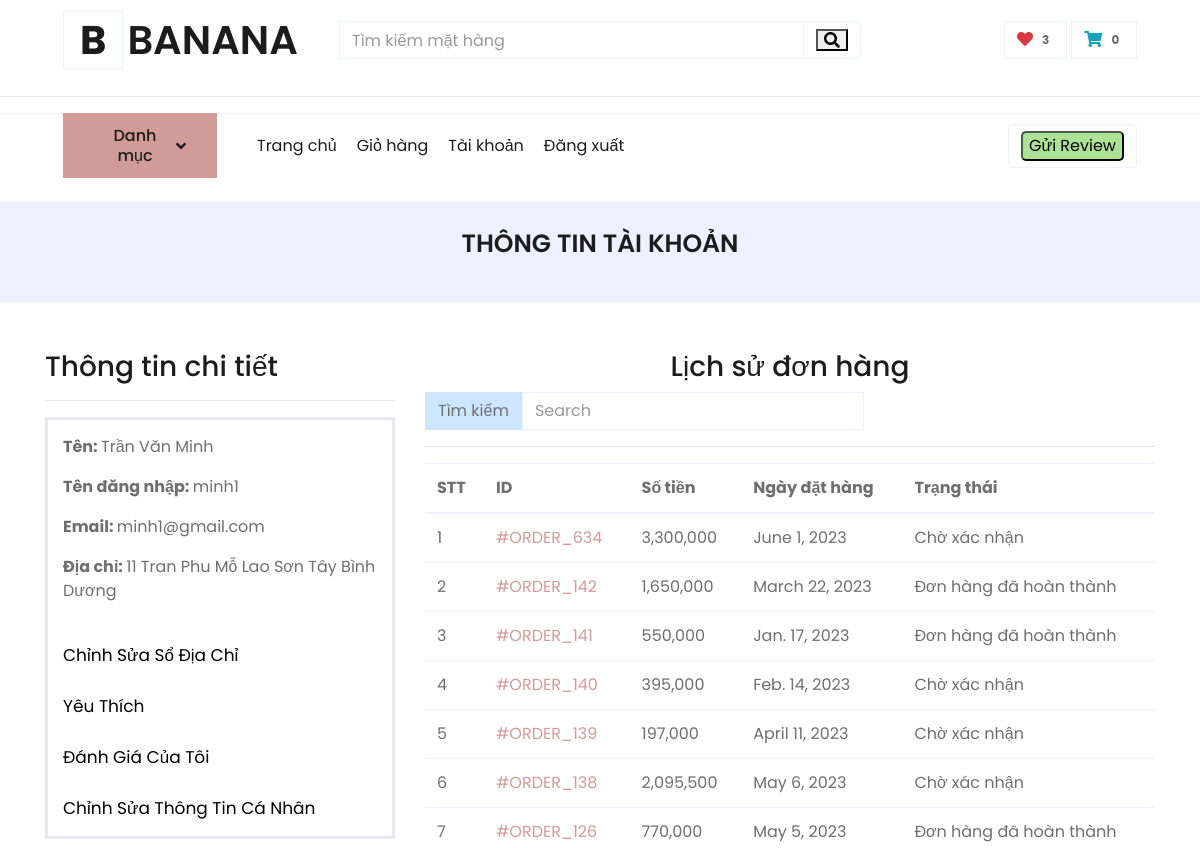
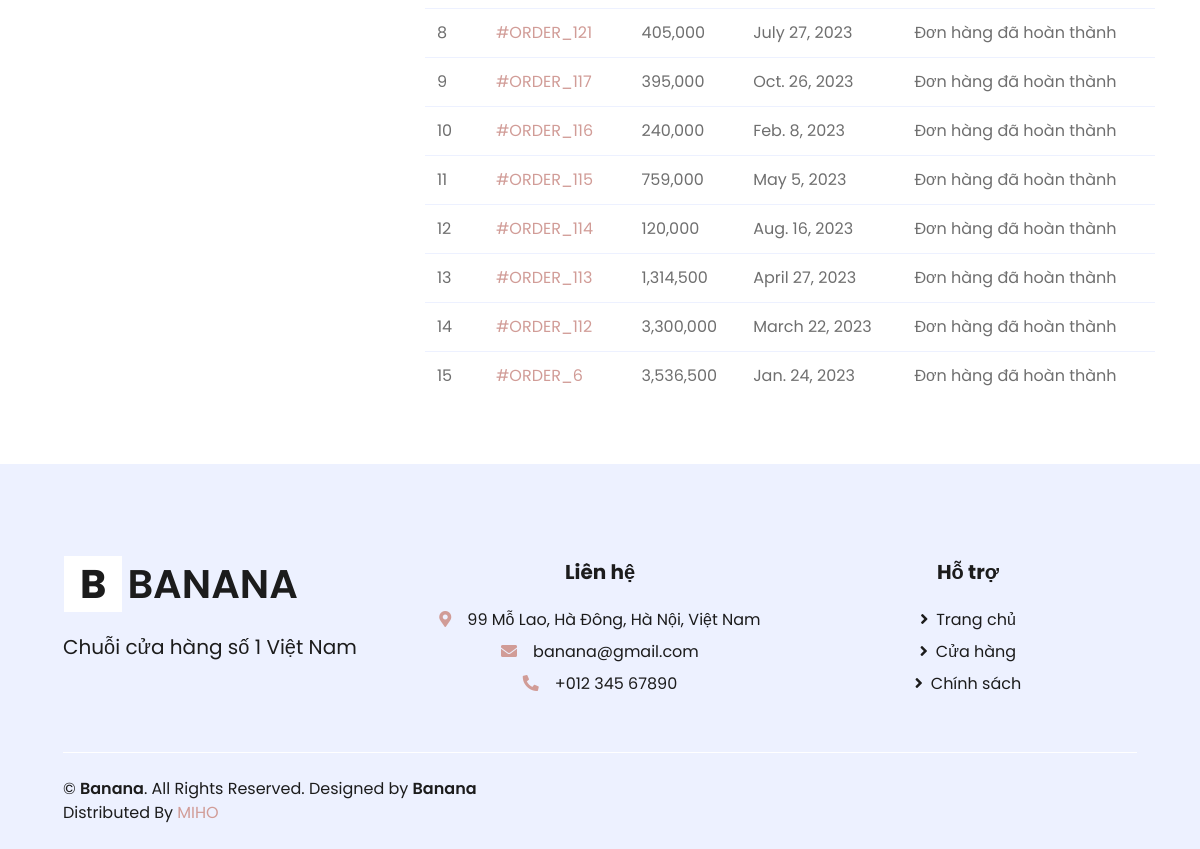
The page /profile/ (signed in) on the database as committed earlier (2 pictures, top to bottom).
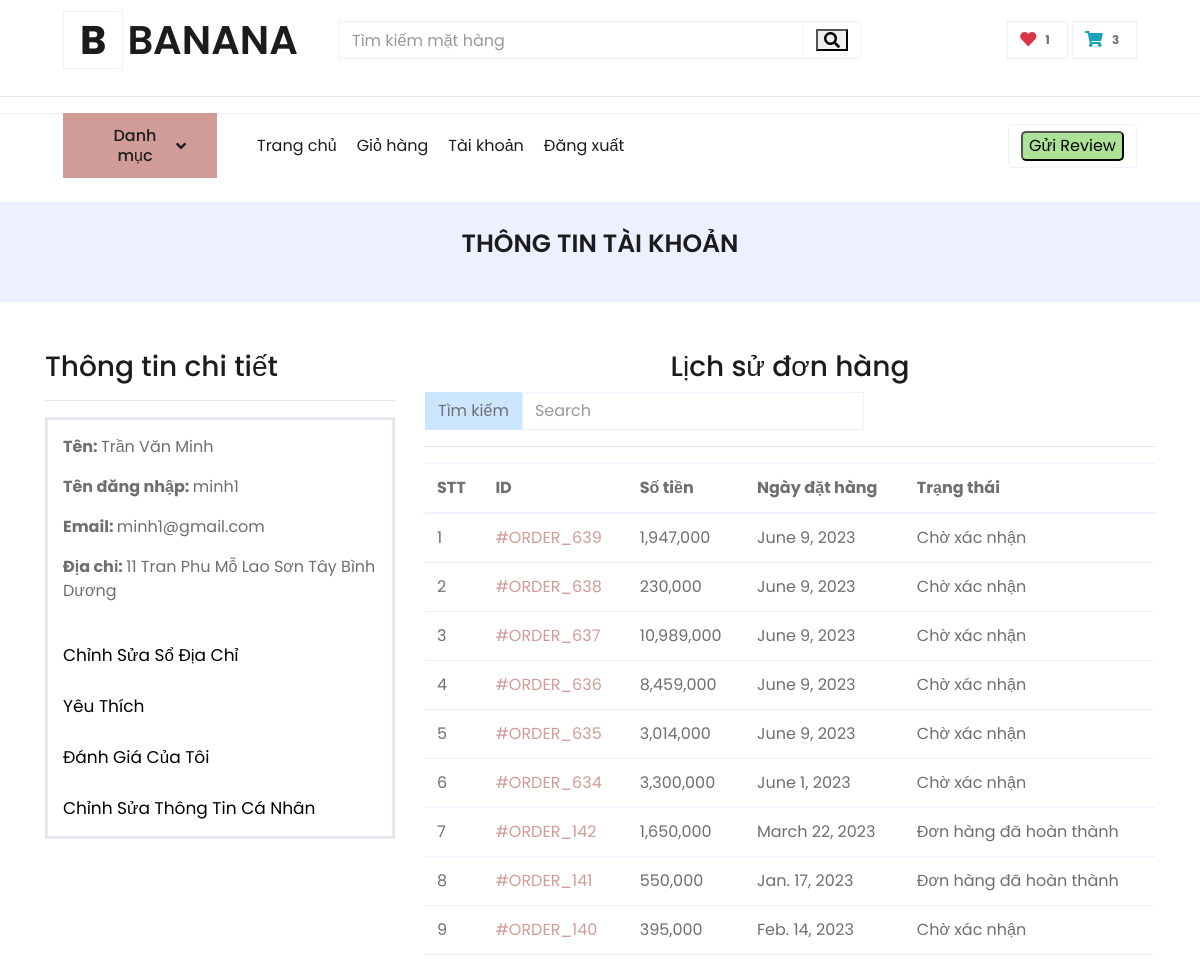
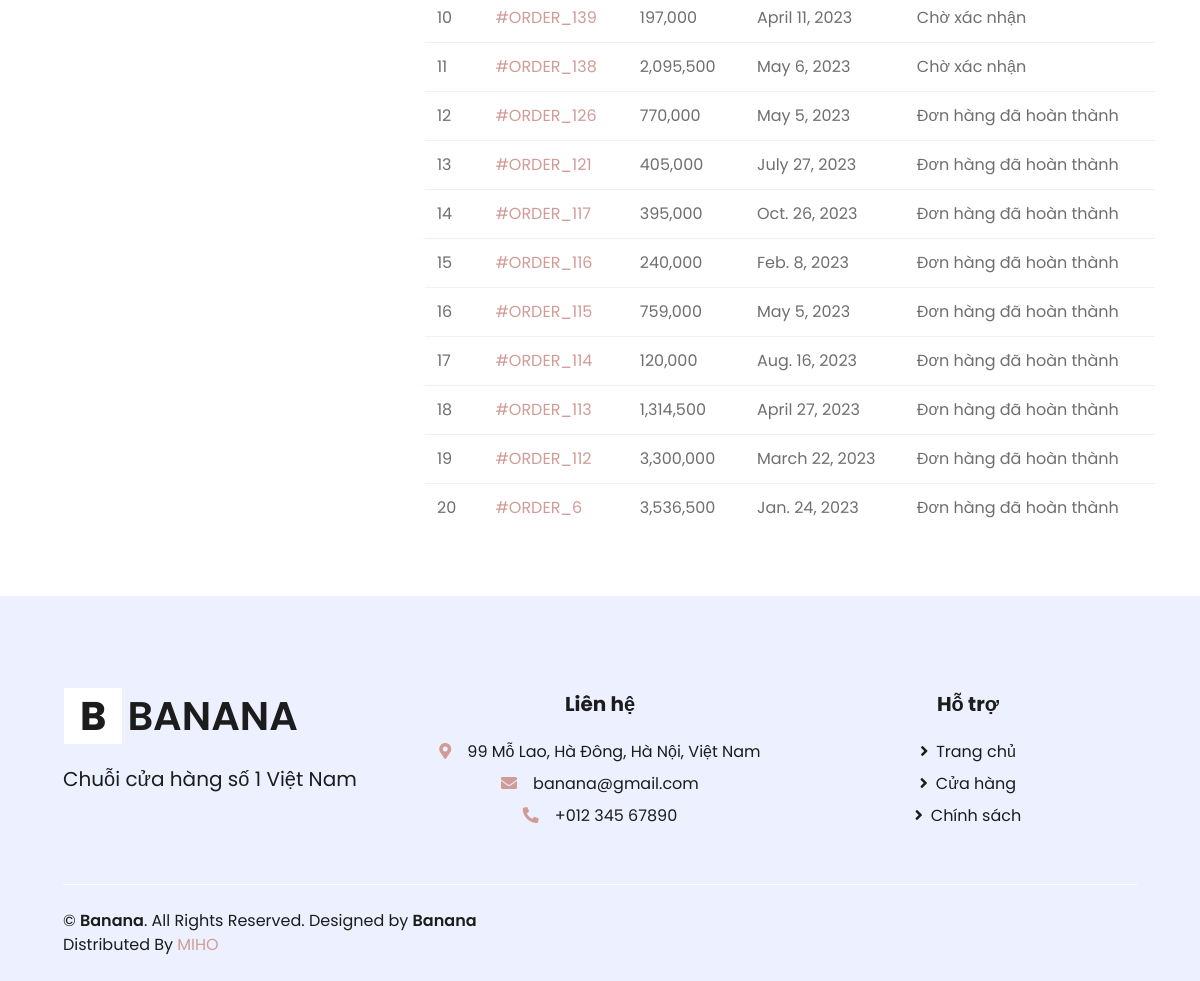
The same page on the database as committed later (2 pictures, top to bottom).
### ecomapp/models.py (models this page shows, shortened)
class Account(models.Model):
    id = models.AutoField(db_column='ID', primary_key=True)  # Field name made lowercase.
    user = models.OneToOneField(User, on_delete=models.CASCADE,  null=True)
    date_create = models.DateField(db_column='Date_created', blank=True, null=True)
    class Meta:
        db_table = 'account'

class Users(models.Model):
    id = models.AutoField(db_column='ID', primary_key=True)  # Field name made lowercase.
    dateofbirth = models.DateField(db_column='DateOfBirth', blank=True, null=True)  # Field name made lowercase.
    gender = models.CharField(db_column='Gender', max_length=255, blank=True, null=True)  # Field name made lowercase.
    accountid = models.OneToOneField('Account', models.CASCADE, db_column='AccountID', blank=True, null=True)
    contactinfoid = models.OneToOneField('ContactInfo', models.CASCADE, db_column='ContactInfoID', blank=True, null=True)
    fullnameid = models.OneToOneField('FullName', models.CASCADE, db_column='FullNameID', blank=True, null=True)
    addressid = models.OneToOneField('Address', models.CASCADE, db_column='AddressID', blank=True, null=True)
    is_active = models.BooleanField(db_column='IsAcitve', default= True)
    class Meta:
        db_table = 'users'

class Customer(models.Model):
        id = models.AutoField(db_column='ID', primary_key=True)  # Field name made lowercase.
        userid = models.OneToOneField("Users", models.CASCADE, db_column='CustomerID', blank=True, null=True)
        typecustomer = models.CharField(db_column='TypeCustomer', max_length=255, blank=True, null=True)
        class Meta:
            db_table = 'customer'
        @property
        def count_item_cart(self):
            if Shoppingcart.objects.filter(customerid = self.id) ==None:
                return 0
            else:
                cart = Shoppingcart.objects.get(customerid = self.id)
                count = 0
                if Cartline.objects.filter(shoppingcartid  =cart) ==  None:
                    return 0
                else:
                    cartlinelist = Cartline.objects.filter(shoppingcartid  =cart)
                    for cartline in cartlinelist:
                        count+=1
                    return count
        @property
        def count_wishline(self):
            if Wishlist.objects.filter(customerid = self.id) ==None:
                return 0
            else:
                wishlist = Wishlist.objects.get(customerid = self.id)
                count = 0
                if Wishlistline.objects.filter(wishlistid  = wishlist) ==  None:
                    return 0
                else:
                    wishlinelist = Wishlistline.objects.filter(wishlistid  =wishlist)
                    for wishline in wishlinelist:
                        count+=1
                    return count

class Wishlist(models.Model):
    id = models.AutoField(db_column='ID', primary_key=True)  # Field name made lowercase.
    customerid = models.ForeignKey(Customer, models.CASCADE, db_column='CustomerID')  # Field name made lowercase.
    class Meta:
        db_table = 'wishlist'

class Shoppingcart(models.Model):
    id = models.AutoField(db_column='ID', primary_key=True)  # Field name made lowercase.
    customerid = models.ForeignKey(Customer, models.CASCADE, db_column='CustomerID')  # Field name made lowercase.
    class Meta:
        db_table = 'shoppingcart'

class Order(models.Model):
    id = models.AutoField(db_column='ID', primary_key=True)  # Field name made lowercase.
    paymentid = models.ForeignKey('Payment', models.CASCADE, db_column='PaymentID')  # Field name made lowercase.
    customerid = models.ForeignKey(Customer, models.CASCADE, db_column='CustomerID')  # Field name made lowercase.
    shippingaddressid = models.ForeignKey('Shippingaddress', models.CASCADE, db_column='ShippingAddressID',blank=True, null=True)
    time = models.DateField(db_column='Time', blank=True, null=True)  # Field name made lowercase.
    status = models.CharField(db_column='Status', max_length=255, blank=True, null=True)  # Field name made lowercase.
    date_shipping = models.DateField(db_column='DateShipping', blank=True, null=True)
    delayshipnote = models.CharField(db_column='DelayShipNote', max_length=255, blank=True, null=True)
    shippingmethod = models.CharField(db_column='ShippingMethod', max_length=255, blank=True, null=True)
    class Meta:
        db_table = 'order'
    @property
    def cost_all_items(self):
        sum = 0
        for orderitem in Orderitem.objects.filter(orderid__id = self.id):
            sum += orderitem.count * orderitem.itemid.price
        return sum
    @property
    def cost_shipping(self):
        costship = 0
        if self.cost_all_items >= 500000:
            costship  = 0
        else:
            if self.shippingmethod =='Fast':
                costship  = 20000
            elif self.shippingmethod =='Normal':
                costship =  10000
        return costship
    @property
    def total(self):
        sum = self.cost_all_items+ self.cost_shipping
        return sum

class Orderitem(models.Model):
    id = models.AutoField(db_column='ID', primary_key=True)
    orderid = models.ForeignKey("Order", models.CASCADE, db_column='OrderID')  # Field name made lowercase.
    count = models.IntegerField(blank=True, null=True)
    itemid = models.ForeignKey(Item, models.CASCADE, db_column='ItemID')  # Field name made lowercase.
    class Meta:
        db_table = 'orderitem'

class Item(models.Model):
    id = models.AutoField(db_column='ID', primary_key=True)  # Field name made lowercase.
    productid = models.ForeignKey('Product', models.CASCADE, db_column='ProductID')  # Field name made lowercase.
    price_import = models.IntegerField(db_column='Price_import', blank=True, null=True)  # Field name made lowercase.
    price = models.IntegerField(db_column='Price', blank=True, null=True)  # Field name made lowercase.
    description = models.CharField(db_column='Description', max_length=2000, blank=True, null=True)  # Field name made lowercase.
    slug = models.SlugField(unique=True)
    image = models.ImageField(upload_to="products/images/")
    isUpload = models.BooleanField(default=False)
    class Meta:
        db_table = 'item'

### ecomapp/views.py (the view)
# urls.py: path("profile/", CustomerProfileView.as_view(), name="customerprofile"),
class CustomerProfileView(TemplateView):
    template_name = "customerprofile.html"
    def dispatch(self, request, *args, **kwargs):
        if request.user.is_authenticated and Customer.objects.filter(userid__accountid__user = request.user).exists():
            pass
        else:
            return redirect("/login/?next=/profile/")
        return super().dispatch(request, *args, **kwargs)
    def get_context_data(self, **kwargs):
        context = super().get_context_data(**kwargs)
        kw = self.request.GET.get("keyword")
        customer = Customer.objects.get(userid__accountid = self.request.user.account)
        context['customer'] = customer
        if kw is not None:
            orders = Order.objects.filter (Q(id__icontains=kw))
        else:
            orders = Order.objects.filter(customerid=customer).order_by("-id")
        context["orders"] = orders
        return context

### ecomapp/models.py (called while the page is built)
    @property
    def address(self):
        return f"{self.description} {self.street} {self.subdistrict} {self.district} {self.city}"

    @property
    def fullname(self):
        return f"{self.firstname} {self.middlename} {self.lastname}"

### templates/customerprofile.html (shortened to what this page needs)
{% extends 'base.html' %}
{% load humanize %}
{% block content %}
<div class="container-fluid bg-secondary mb-5">
        <div class="d-flex flex-column align-items-center justify-content-center" style="min-height: 100px">
             <h1 class="font-weight-semi-bold text-uppercase mb-3" style = "font-size: 25px">Thông tin tài khoản</h1>
        </div>
</div>
<div class="container">
    <div class="row">
        <div class="col-md-4">
            <h3>Thông tin chi tiết</h3>
            <hr>
            <div  style = "padding : 15px;  border-style: solid; border-color: #E8E6F0;">
            <p><span class="font-weight-bold">Tên: </span> {{customer.userid.fullnameid.fullname}}</p>
            <p><span class="font-weight-bold">Tên đăng nhập: </span> {{customer.userid.accountid.user.username}}</p>
            <p><span class="font-weight-bold">Email: </span> {{customer.userid.contactinfoid.email}}</p>
            <p><span class="font-weight-bold">Địa chỉ: </span> {{customer.userid.addressid.address}}</p>
            <br>
            <div style ="color: blue; font-size: 17px">
                <a href = "{% url 'ecomapp:shippingaddresslist' customer.id %}"  style ="color: black;">Chỉnh Sửa Sổ Địa Chỉ</a>
                <br>
                <br>
                <a href = "{% url 'ecomapp:wishlist' %} " style ="color: black;">Yêu Thích</a>
                <br>
                <br>
                <a href = "{% url 'ecomapp:reviewlist' %}" style ="color: black;">Đánh Giá Của Tôi</a>
                <br>
                <br>
                <a href = "{% url 'ecomapp:editprofile' customer.userid.id %}" style ="color: black;">Chỉnh Sửa Thông Tin Cá Nhân</a>
            </div>
        </div>
        </div>
        <div class="col-md-8">
            <div style = "text-align:center;">
            <h3>Lịch sử đơn hàng</h3>
            </div>
            <form class="form-inline my-2 my-lg-0" action="" method="GET">
                <button class="btn my-2 my-sm-0" type="submit" style="background-color: #cce6ff">Tìm kiếm</button>
                <input name="keyword" class="form-control mr-sm-2" type="search" placeholder="Search"
                    aria-label="Search" required>
            </form>
            <hr>
            <table class="table">
                <thead>
                    <tr>
                        <th>STT</th>
                        <th>ID</th>
                        <th>Số tiền</th>
                        <th>Ngày đặt hàng</th>
                        <th>Trạng thái</th>
                    </tr>
                </thead>
                <tbody>
                    {% for ord in orders %}
                    <tr>
                        <td>{{forloop.counter}}</td>
                        <td><a href="{% url 'ecomapp:customerorderdetail' ord.pk %}"> #ORDER_{{ord.id}}</a></td>
                        <td>{{ord.total |intcomma}}</td>
                        <td>{{ord.time}}</td>
                        {% if ord.status == 'Order Received' %}
                            <td>Chờ xác nhận</td>
                        {% else %}
                            <td>{{ord.status}}</td>
                        {% endif %}
                    </tr>
                    {% endfor %}
                </tbody>
            </table>
        </div>
    </div>
</div>
{% endblock %}

### templates/base.html (shortened to what the changed rows need)
<!DOCTYPE html>
<html lang="en">
{% load static %}
<head>
    <link rel="stylesheet" href="https://stackpath.bootstrapcdn.com/bootstrap/4.5.2/css/bootstrap.min.css">
    <link rel="stylesheet" type="text/css" href="{% static 'css/style.css' %}">
    <link href="https://cdnjs.cloudflare.com/ajax/libs/font-awesome/5.10.0/css/all.min.css" rel="stylesheet">
    <link href="https://cdnjs.cloudflare.com/ajax/libs/font-awesome/5.10.0/css/all.min.css" rel="stylesheet">
    <link href="{%static 'css/ol.css' %}" rel="stylesheet">
</head>
<body style="">
    <div class="container-fluid" >
        <div class="row align-items-center py-3 px-xl-5">
            <div class="col-lg-3 d-none d-lg-block">
                <a href="{% url 'ecomapp:home' %}" class="text-decoration-none">
                    <h1 class="m-0 display-5 font-weight-semi-bold"><span class=" font-weight-bold border px-3 mr-1" style = "background-color:white;">B</span>BANANA</h1>
                </a>
            </div>
            <div class="col-lg-3 col-6 text-right">
                <a href="{% url 'ecomapp:wishlist' %}" class="btn border">
                    <i class="fas fa-heart text-danger" ></i>
                    {% if request.user.account == None%}
                        <span class="badge">0</span>
                    {% else %}
                        <span class="badge">{{request.user.account.users.customer.count_wishline}}</span>
                    {% endif %}
                </a>
                <a href="{% url 'ecomapp:mycart' %}" class="btn border" style = "background-color:white;">
                    <i class="fas fa-shopping-cart text-info" ></i>
                    {% if request.user.account == None%}
                        <span class="badge">0</span>
                    {% else %}
                        <span class="badge">{{request.user.account.users.customer.count_item_cart}}</span>
                    {% endif %}
                </a>
            </div>
        </div>
    </div>
    <br>
    {% block content %}
    {% endblock %}
    <div class="container-fluid bg-secondary text-dark mt-5 pt-5">
        <div class="row px-xl-5 pt-5">
            <div class="col-lg-4 col-md-12 mb-5 pr-3 pr-xl-5">
                <a href="" class="text-decoration-none">
                    <h1 class="m-0 display-5 font-weight-semi-bold"><span class=" font-weight-bold border px-3 mr-1" style = "background-color:white;">B</span>BANANA</h1>
                </a>
                <br>
            </div>
        </div>
    </div>
</body>
</html>

Rows that differ between the two databases and show on the page:
added Order: id "639", total "1,947,000", time "June 9, 2023", Status "Chờ xác nhận"
added Order: id "638", total "230,000", time "June 9, 2023", Status "Chờ xác nhận"
added Order: id "637", total "10,989,000", time "June 9, 2023", Status "Chờ xác nhận"
added Order: id "636", total "8,459,000", time "June 9, 2023", Status "Chờ xác nhận"
added Order: id "635", total "3,014,000", time "June 9, 2023", Status "Chờ xác nhận"
Other text that changed with them:
{{ request.user.account.users.customer.count_wishline }}: "3" → "1"
{{ request.user.account.users.customer.count_item_cart }}: "0" → "3"
